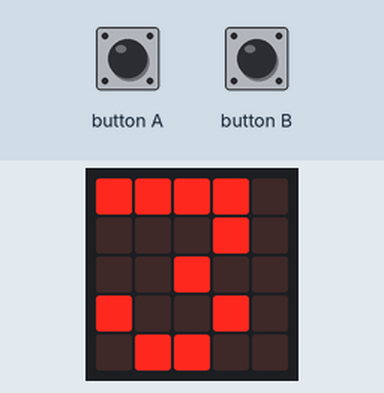
Simulated run of this program. Board: BBC micro:bit running MicroPython. Shown: the board's 5×5 LED display. The inputs (shaded band) are chosen by the test bench. Random numbers come from a fixed seed.

Above: at 1.2 s.
1.3 s: button A pressed for 3.2 s
At 3.2 s:
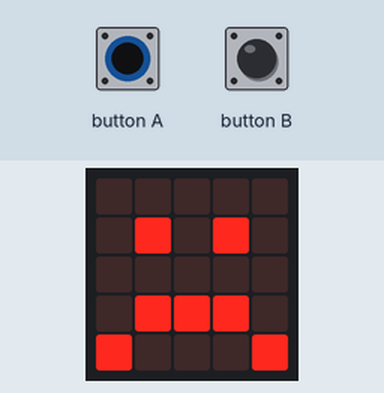
At 10.1 s:
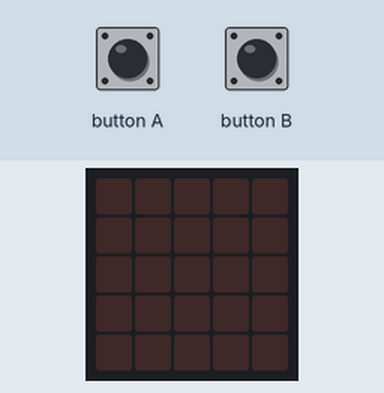
Timing chart, 0 to 11.6 s (numbered marks = the images above; inputs shaded):
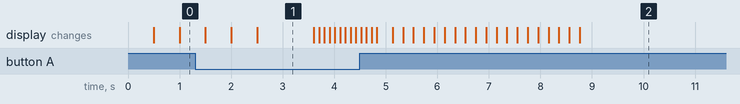

Measured:
- what the display in image 1 shows lasts 1.1 s, from 2.5 s to 3.6 s

The program:

reaction_game.py
```python
from microbit import *
import random

clockwise_images = [
    Image.ARROW_W,
    Image.ARROW_NW,
    Image.ARROW_N,
    Image.ARROW_NE,
    Image.ARROW_E,
    Image.ARROW_SE,
    Image.ARROW_S,
    Image.ARROW_SW,
    Image.ARROW_W,
    Image.ARROW_NW,
    Image.ARROW_N,
    Image.ARROW_NE,
    Image.ARROW_E,
]

anti_clockwise_images = reversed(clockwise_images)


def countDown(x):
    while x > 0:
        msg = "%d" % (x)
        display.show(msg)
        sleep(500)
        x = x - 1
    display.clear()


def spin(direction):
    if direction is "b":
        display.show(clockwise_images, 100)
    if direction is "a":
        display.show(anti_clockwise_images, 100)
    flash(direction)


def flash(direction):
    number_of_flashes = 10
    direction_image = Image.ARROW_N
    if direction is "b":
        direction_image = Image.ARROW_E
    if direction is "a":
        direction_image = Image.ARROW_W
    while number_of_flashes > 0:
        display.show(direction_image)
        sleep(200)
        display.clear()
        sleep(200)
        number_of_flashes = number_of_flashes - 1


countDown(5)
howLong = random.randrange(7000)
display.show(Image.SAD)
sleep(howLong)

while (not button_a.is_pressed()) and (not button_b.is_pressed()):
    display.show(Image.HAPPY)
    sleep(1)

if button_a.is_pressed():
    spin("a")
else:
    spin("b")

sleep(1000)
display.clear()
```
